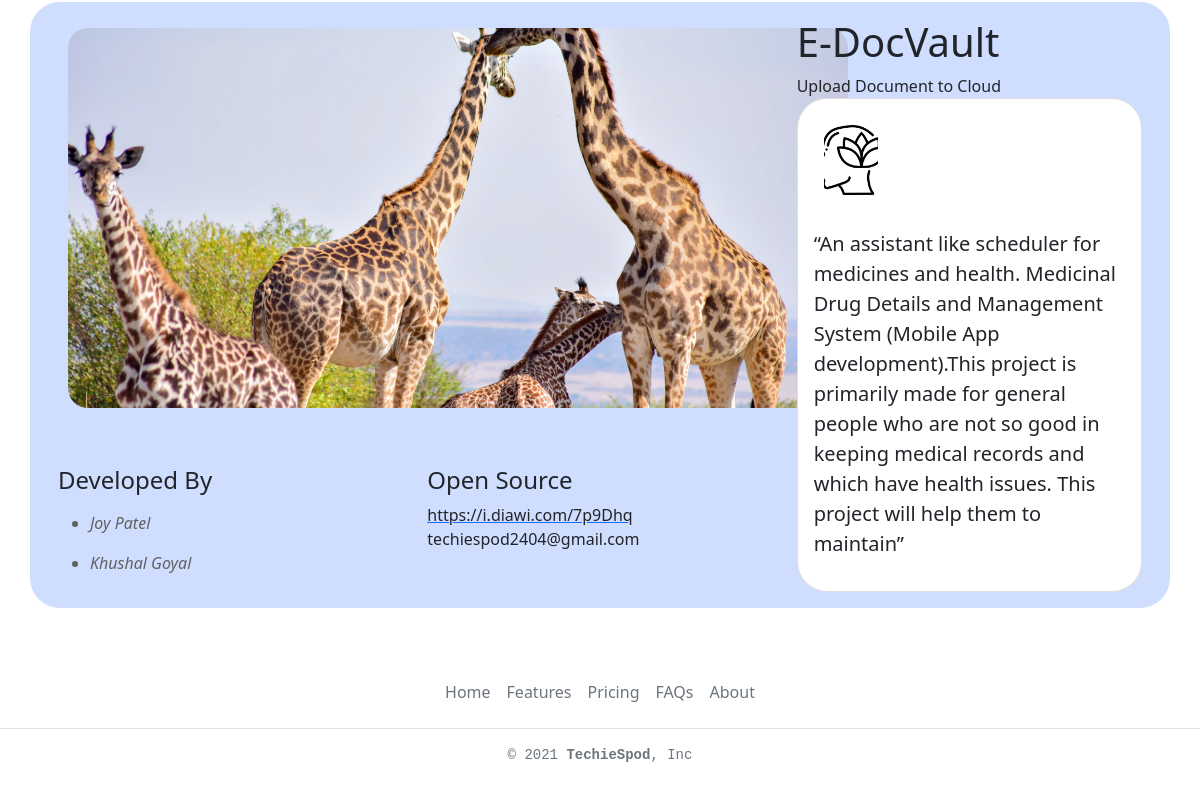
/apps (lower part), run on an earlier commit of the app's database.
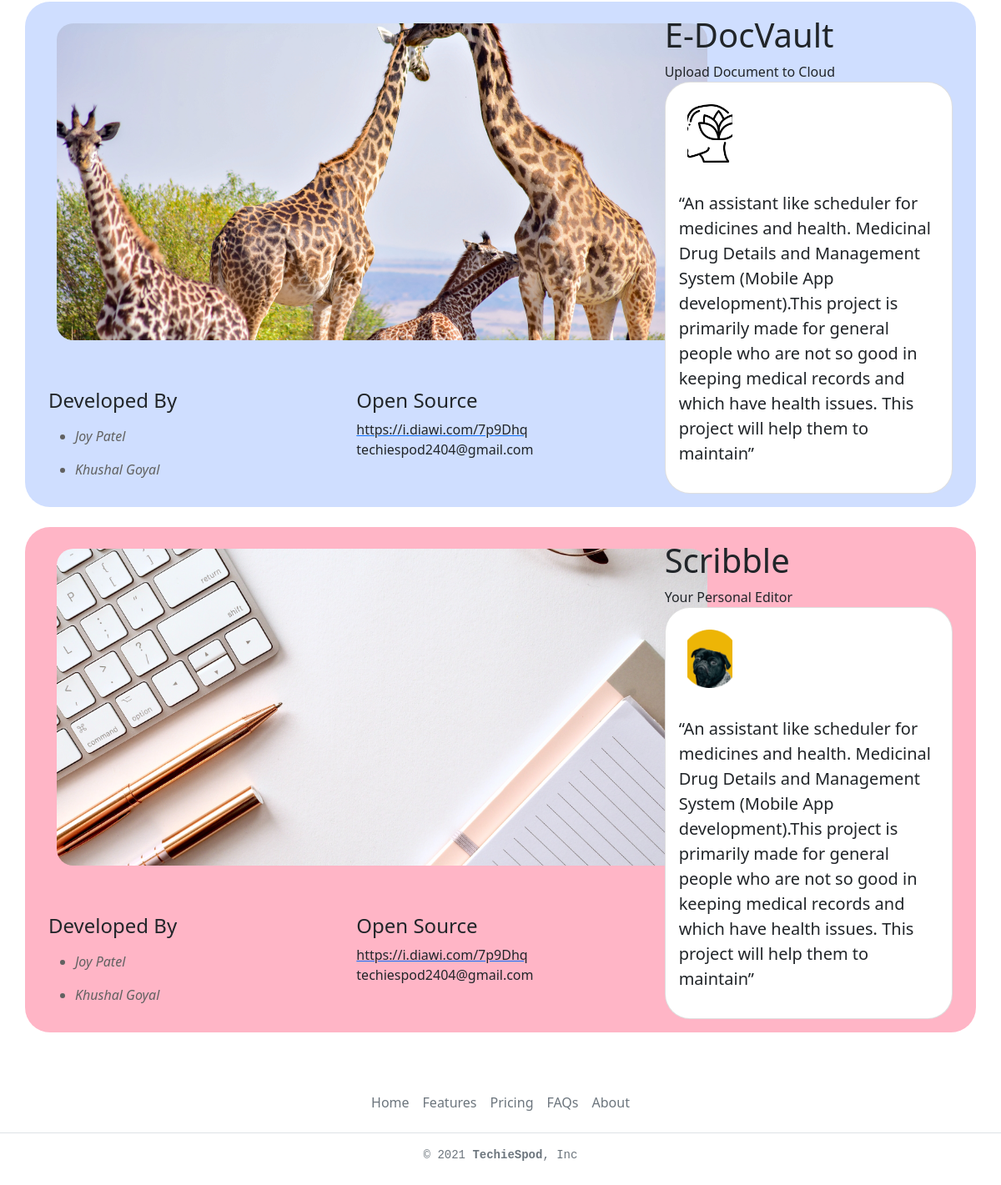
And on a later commit of the database.
### events/models.py (models this page shows)
class App(models.Model):
    AppBgColor = models.CharField('Card Background', max_length=30 , blank=True, null=True)
    AppName = models.CharField('Application Name', max_length=30)
    AppSmallDescription = models.TextField('App Small Description', max_length=120)
    AppImage = models.ImageField(upload_to='images', blank=True, null=True)
    AppLogo = models.ImageField(upload_to='images', blank=True, null=True)
    AppDescription = models.TextField('App Description', max_length=300)
    AppDevelopers = models.ManyToManyField(MyClubUser, blank=True)
    AppURL = models.URLField('App URL')
    AppMailID = models.EmailField('App Mail ID')
    def __str__(self):
        return self.AppName

class MyClubUser(models.Model):
    first_name = models.CharField(max_length=50)
    last_name = models.CharField(max_length=50)
    email = models.EmailField('E-mail')
    def __str__(self):
        return self.first_name + ' ' + self.last_name

### events/views.py (the view)
# urls.py: path('apps', views.apps, name='apps'),
def apps(request):
    apps_list = App.objects.all()
    return render(request, 'events/apps.html',
                  {'apps_list':apps_list})

### events/templates/events/apps.html
{% extends 'events/base.html' %}
{% block content %}
{% for apps in  apps_list %}
<div id="caseStudies" class="container content-space-2 content-space-lg-3" style="background: {{ apps.AppBgColor }}; border-radius:30px;">
  <div class="d-grid gap-7 gap-md-10">
    <div data-aos="fade-up">
        <div class="card-body">
          <div class="row">
            <div class="col-lg-4 order-lg-2 mb-5 mb-lg-0">
              <div class="d-flex flex-column h-100">
                <div class="mb-7">
                  <h2 class="card-title h1">{{ apps }}</h2>
                  <p class="card-text text-body">{{ apps.AppSmallDescription }}</p>
                </div>
                <div class="card shadow-none mt-auto" style="border-radius:30px;">
                  <div class="card-body">
                    <figure>
                      <div class="mb-4">
                        {% if apps.AppLogo %}
                                     <img class="card-img" style="object-fit: cover;width: 74px;
                          height: 90px; padding:10px;" src="{{apps.AppLogo.url}}"/>
                        {% endif %}
                      </div>
                      <blockquote class="blockquote">“{{ apps.AppDescription }}”</blockquote>
                    </figure>
                  </div>
                </div>
              </div>
            </div>
            <div class="col-lg-8">
              <div class="mb-5">
                {% if apps.AppImage %}
                           <img class="card-img" style="object-fit: cover;width: 800px;
                              height: 400px; padding:10px;border-radius:30px;" src="{{apps.AppImage.url}}"/>
                            {% endif %}
              </div>
              <div class="row">
                <div class="col-sm-6 mb-3 mb-sm-0">
                  <h4 class="card-title">Developed By</h4>
                  {% for developer in apps.AppDevelopers.all %}
                  <p class="card-text text-body">
                    <ul>
                  <li><i>{{ developer }}</i></li>
                </ul>
                    </p>
                  {% endfor %}
                </div>
                <div class="col-sm-6">
                  <h4 class="card-title">Open Source</h4>
                       <a href="#"><p class="card-text text-body">{{ apps.AppURL }}</p></a>
                  <p class="card-text text-body">{{ apps.AppMailID }}</p>
                </div>
              </div>
            </div>
          </div>
        </div>
    </div>
  </div>
</div>
<br/>
{% endfor %}
{% endblock %}

### events/templates/events/base.html (shortened to what this page needs)
<!doctype html>
<html lang="en">
  <head>
    <link href="https://cdn.jsdelivr.net/npm/bootstrap@5.1.3/dist/css/bootstrap.min.css" rel="stylesheet">
  </head>
  <body>
    {% include 'events/navbar.html' %}
    <br/>
    {% block content %}
    {% endblock %}
  </body>
</html>
{% include 'events/footer.html' %}

### events/templates/events/navbar.html (shortened to what this page needs)
<html>
<body>
</body>
</html>

### events/templates/events/footer.html
<footer class="py-3 my-4">
    <ul class="nav justify-content-center border-bottom pb-3 mb-3">
      <li class="nav-item"><a href="#" class="nav-link px-2 text-muted">Home</a></li>
      <li class="nav-item"><a href="#" class="nav-link px-2 text-muted">Features</a></li>
      <li class="nav-item"><a href="#" class="nav-link px-2 text-muted">Pricing</a></li>
      <li class="nav-item"><a href="#" class="nav-link px-2 text-muted">FAQs</a></li>
      <li class="nav-item"><a href="#" class="nav-link px-2 text-muted">About</a></li>
    </ul>
    <pre class="text-center text-muted">© 2021 <b>TechieSpod</b>, Inc</pre>
  </footer>

### events/templates/events/navbar.html (style rules this page uses)
ul { color: #616161; }
.nav-link { color: #616161; }

What changed in the data, as far as the page shows it:
added App: AppName "Scribble", AppSmallDescription "Your Personal Editor", AppLogo (picture), AppDescription "An assistant like scheduler for medicines and health. Medicinal Drug Details and Management System (Mobile App development).This project is primarily made for general people who are not so good in keeping medical records and which have health issues. This project will help them to maintain", AppImage (picture), AppURL "https://i.diawi.com/7p9Dhq", AppMailID "techiespod2404@gmail.com", MyClubUser (first_name+last_name "Joy Patel"), MyClubUser (first_name+last_name "Khushal Goyal")
